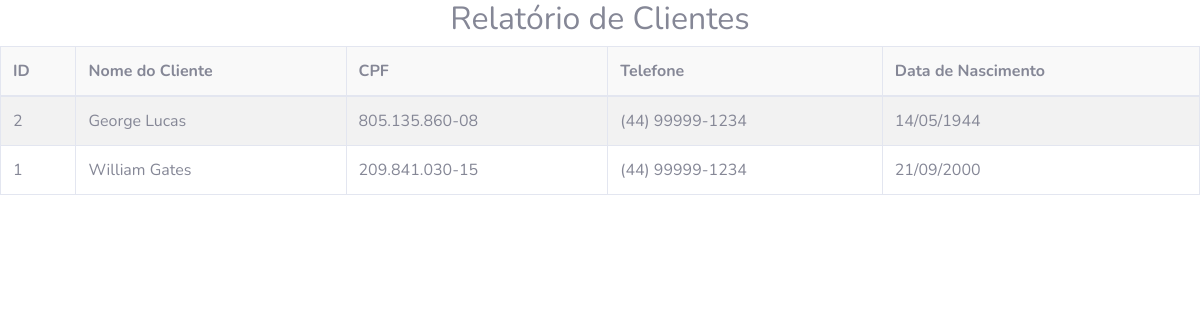
Page /admin/relClientes.php (signed in) on the committed database.
### tables this page shows
CREATE TABLE `cliente` (
  `id` int(11) NOT NULL,
  `nome` varchar(100) NOT NULL,
  `email` varchar(100) NOT NULL,
  `senha` varchar(100) NOT NULL,
  `cep` char(9) NOT NULL,
  `logradouro` varchar(100) NOT NULL,
  `numero` varchar(20) NOT NULL,
  `complemento` varchar(50) NOT NULL,
  `bairro` varchar(50) NOT NULL,
  `cidade_id` int(11) NOT NULL,
  `cpf` char(14) NOT NULL,
  `dataNascimento` date DEFAULT NULL,
  `celular` char(15) NOT NULL
);

### admin/relClientes.php (the view, shortened to what this page needs)
<!DOCTYPE html>
<html lang="pt-br">
<head>
    <link href="vendor/fontawesome-free/css/all.min.css" rel="stylesheet" type="text/css">
    <link href="vendor/datatables/dataTables.bootstrap4.min.css" rel="stylesheet" type="text/css">
    <link href="css/sb-admin-2.min.css" rel="stylesheet">
    <link rel="stylesheet" type="text/css" href="css/style.css">
</head>
<body id="page-top">
	<div class="container">
		<h2 class="text-center">Relatório de Clientes</h2>
	</div>
	<?php
		$palavra = trim ( $_POST['palavra'] ?? NULL );
		$filtro = trim ( $_POST['filtro'] ?? NULL );
		$palavra = "%{$palavra}%";
		include "libs/conectar.php";
		if ( empty ( $filtro ) ) {
			$sql = "select c.*, i.cidade, i.estado, date_format(c.dataNascimento, '%d/%m/%Y') dataNascimento
			from cliente c
			inner join cidade i on (i.id = c.cidade_id)
			where c.nome like :palavra or c.cpf like :palavra or i.cidade like :palavra
			order by c.nome";
			$consulta = $pdo->prepare($sql);
		} else if ( $filtro == "n" ) {
			$sql = "select c.*, i.cidade, i.estado, date_format(c.dataNascimento, '%d/%m/%Y') dataNascimento
			from cliente c
			inner join cidade i on (i.id = c.cidade_id)
			where c.nome like :palavra
			order by c.nome";
			$consulta = $pdo->prepare($sql);
		} else if ( $filtro == "c" ) {
			$sql = "select c.*, i.cidade, i.estado, date_format(c.dataNascimento, '%d/%m/%Y') dataNascimento
			from cliente c
			inner join cidade i on (i.id = c.cidade_id)
			where c.cpf like :palavra
			order by c.nome";
			$consulta = $pdo->prepare($sql);
		}
		$consulta->bindParam(':palavra', $palavra);
		$consulta->execute();
	?>
	<table class="table table-bordered table-striped">
		<thead>
			<tr>
				<td>ID</td>
				<td>Nome do Cliente</td>
				<td>CPF</td>
				<td>Telefone</td>
				<td>Data de Nascimento</td>
			</tr>
		</thead>
		<?php
			while ( $dados = $consulta->fetch(PDO::FETCH_OBJ) ) {
				echo "<tr>
					<td>{$dados->id}</td>
					<td>{$dados->nome}</td>
					<td>{$dados->cpf}</td>
					<td>{$dados->celular}</td>
					<td>{$dados->dataNascimento}</td>
				</tr>";
			}
		?>
	</table>
</body>
</html>

### admin/css/style.css (style rules this page uses)
thead { background: #F9f9f9; font-weight: bold; }

### rows in the picture
cliente: id "2", nome "George Lucas", cpf "805.135.860-08", celular "(44) 99999-1234", dataNascimento "14/05/1944"
cliente: id "1", nome "William Gates", cpf "209.841.030-15", celular "(44) 99999-1234", dataNascimento "21/09/2000"
